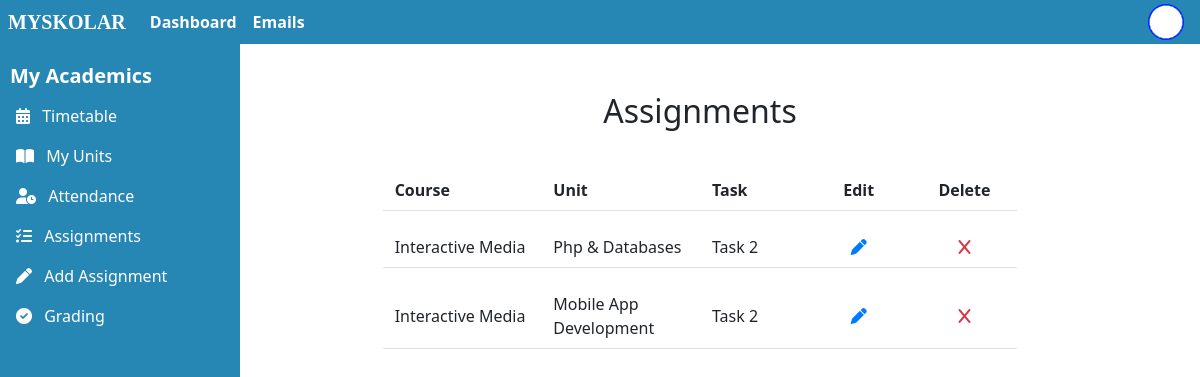
The app's page /list-lecturer-assignments.php?action=list (signed in) with its own data.
### tables this page shows
CREATE TABLE `assignments` (
  `assignmentId` int(11) NOT NULL,
  `userId` int(11) NOT NULL,
  `unitId` int(11) NOT NULL,
  `taskTitle` varchar(100) NOT NULL,
  `taskDescription` text NOT NULL,
  `maxMark` smallint(6) NOT NULL,
  `dueDate` date NOT NULL
);

CREATE TABLE `course` (
  `courseId` int(11) NOT NULL,
  `courseName` varchar(255) NOT NULL,
  `courseDescription` text NOT NULL,
  `credits` int(11) NOT NULL
);

CREATE TABLE `unit` (
  `unitId` int(11) NOT NULL,
  `courseId` int(11) NOT NULL,
  `semester` varchar(50) NOT NULL,
  `unitName` varchar(255) NOT NULL,
  `unitDescription` text NOT NULL
);

### includes/functions.php (called while the page is built, shortened)
<?php
    function getAssignments($conn, $userId){
        $sql = "SELECT * FROM assignments, unit, course WHERE assignments.userId = ? and assignments.unitId = unit.unitid and course.courseId = unit.courseId";
        $stmt = mysqli_stmt_init($conn);
        if(!mysqli_stmt_prepare($stmt,$sql)){
            echo "<p>We have an error - Could not load assignments.</p>";
            exit();
        }
        mysqli_stmt_bind_param($stmt, "i", $userId);
        mysqli_stmt_execute($stmt);
        $result = mysqli_stmt_get_result($stmt);
        return $result;
    }
?>

### includes/lecturer-assign-inc.php (called while the page is built, shortened)
<?php
    require_once "dbh.php";
    require_once "functions.php";
if(isset($_GET["action"]) && $_GET["action"]=="list")
    {
         $lecturerAssignments = getAssignments($conn, $_SESSION["userId"]);
    }
    ?>

### list-lecturer-assignments.php (the view, shortened to what this page needs)
<?php
 include "includes/header.php";
 include "includes/functions.php";
 include "includes/lecturer-assign-inc.php";
?>
<main class="col-md-9 ms-sm-auto col-lg-10 px-md-4">
<div class="container user-register mt-5">
    <div class="row justify-content-center">
        <div class="col-12 col-md-8">
            <div class="row">
                <div class="col">
                    <h2 class="text-center mb-5">Assignments</h2>
                </div>
            </div>
  <div class="row fw-bold border-bottom pb-2 mb-3">
  <div class="col-3  text-left">Course</div>
  <div class="col-3  text-left">Unit</div>
  <div class="col-2  text-left">Task</div>
  <div class="col-2 text-center">Edit</div>
  <div class="col-2 text-center">Delete</div>
</div>
 <?php foreach($lecturerAssignments as $assignments):?>
<form action="lecturer-assign.php" method="post" id="form<?php echo $assignments["assignmentId"] ?>" class="mt-4">
  <div class="row align-items-center mb-3 border-bottom pb-2">
<div class="col-3">
    <?php echo $assignments["courseName"]; ?>
</div>
<div class="col-3">
    <?php echo $assignments["unitName"]; ?>
</div>
<div class="col-2">
    <?php echo $assignments["taskTitle"]; ?>
</div>
    <div class="col-2 text-center">
      <i class="fa-solid fa-pen" style="color: #007bff; cursor: pointer;"  onclick="submitForm(<?php echo  $assignments["assignmentId"] ?>,'edit');" ></i>
    </div>
       <div class="col-2 text-center">
      <i class="fa-solid fa-x" style="color: #dc3545; cursor: pointer;" onclick="submitForm(<?php echo $assignments["assignmentId"] ?>,'delete');"></i>
    </div>
  </div>
</form>
<?php endforeach?>
</main>
<?php include "includes/footer.php";?>

### css/style.css (style rules this page uses)
html, body { width: 100%; }

### records on screen
assignments: course.courseName "Interactive Media", unitId.unitName "Php & Databases", taskTitle "Task 2"
assignments: course.courseName "Interactive Media", unitId.unitName "Mobile App Development", taskTitle "Task 2"
